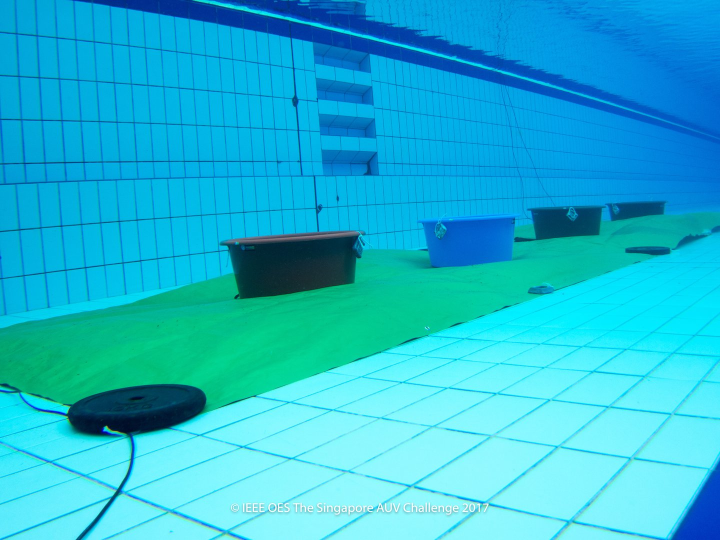
#> input picture sample_images/A4.jpg, 1440 x 1080 px, found by its file name (shown at 1/2 size)
$ python analyse.py
#> lines starting #> are read from the running program, lines starting #| are printed output that depends on the picture; after the words box and inside, x2 and y2 are one past the last pixel; in counts of white or black regions, pixels touching at a corner belong together
import cv2
import numpy as np
from matplotlib import pyplot as plt

img = cv2.imread('A4.jpg')
#> img is the input picture: shape (1080, 1440, 3); mean B, G, R 212.6, 184.1, 34.4
row,col,p = img.shape
#> row = 1080; col = 1440; p = 3

print(img.shape)
#| (1080, 1440, 3)

img = cv2.resize(img,(int(col/4),int(row/4)))
#> img: shape (270, 360, 3)
row,col,p = img.shape
#> row = 270; col = 360

print(type(img))
#| <class 'numpy.ndarray'>

b,g,r = cv2.split(img)
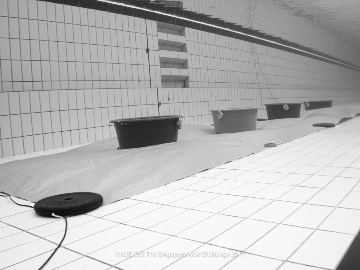
#> g: shape (270, 360); min 8, max 255, mean 184.2
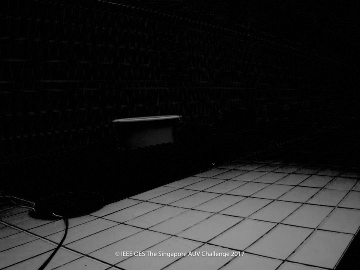
#> r: shape (270, 360); min 0, max 242, mean 34.5

print(type(b))
#| <class 'numpy.ndarray'>

img1 = cv2.merge((b,g,r))

print(type(img1))
#| <class 'numpy.ndarray'>

def nothing(x):
	pass

cv2.namedWindow('track',cv2.WINDOW_NORMAL)
cv2.namedWindow('track_',cv2.WINDOW_NORMAL)

cv2.createTrackbar('bt','track',0,255,nothing)
#> slider 'bt' is set to 85
cv2.createTrackbar('gt','track',0,255,nothing)
#> slider 'gt' is set to 85
cv2.createTrackbar('rt','track',0,255,nothing)
#> slider 'rt' is set to 85
cv2.createTrackbar('lh','track_',0,180,nothing)
#> slider 'lh' is set to 36
cv2.createTrackbar('uh','track_',0,180,nothing)
#> slider 'uh' is set to 180
cv2.createTrackbar('ls','track_',0,255,nothing)
#> slider 'ls' is set to 51
cv2.createTrackbar('us','track_',0,255,nothing)
#> slider 'us' is set to 255
cv2.createTrackbar('lv','track_',0,255,nothing)
#> slider 'lv' is set to 51
cv2.createTrackbar('uv','track_',0,255,nothing)
#> slider 'uv' is set to 255

while(True):

	bt = cv2.getTrackbarPos('bt','track')
	gt = cv2.getTrackbarPos('gt','track')
	rt = cv2.getTrackbarPos('rt','track')

	lh = cv2.getTrackbarPos('lh','track_')
	uh = cv2.getTrackbarPos('uh','track_')
	ls = cv2.getTrackbarPos('ls','track_')
	us = cv2.getTrackbarPos('us','track_')
	lv = cv2.getTrackbarPos('lv','track_')
	uv = cv2.getTrackbarPos('uv','track_')

	'''
	b_ = b*(10/100)
	#b_ = b_.astype(int)
	g_ = g*(100/100)
	#g_ = g_.astype(np.ndarray)
	r_ = r*1

	cv2.imshow('blue',b_)
	cv2.imshow('gren',g_)
	cv2.imshow('red',r_)

	mg = cv2.merge((b_,g_,r_))


	img_ = np.zeros((row,col,3),np.uint8)
	print(img_.shape)

	for i in range(row):
		for j in range(col):

			img_[i,j,0] = int(img[i,j,0]*bt/100)
			img_[i,j,1] = int(img[i,j,1]*gt/100)
			img_[i,j,2] = int(img[i,j,2]*rt/100)
	'''

	b_ = b-bt
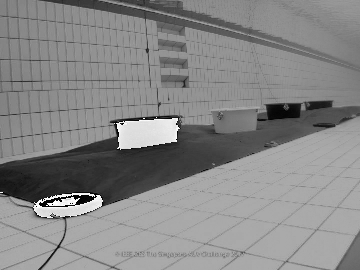
#> b_: shape (270, 360); min 0, max 255, mean 134.5
	g_ = g-gt
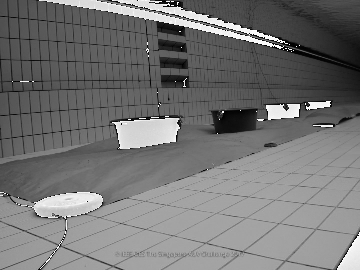
#> g_: shape (270, 360); min 0, max 255, mean 116.6
	r_ = r+rt
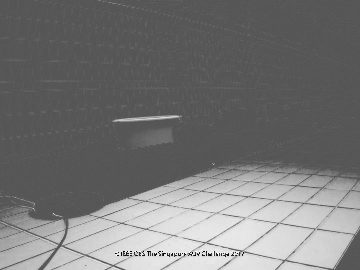
#> r_: shape (270, 360); min 0, max 255, mean 118.9

	img_ = cv2.merge((b_,g_,r_))
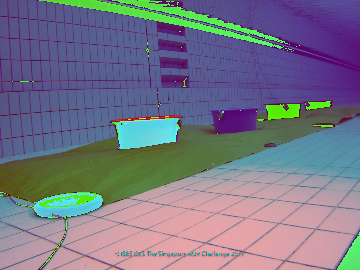
#> img_: shape (270, 360, 3); mean B, G, R 134.5, 116.6, 118.9

	hsv = cv2.cvtColor(img_,cv2.COLOR_BGR2HSV)
#> hsv: shape (270, 360, 3); mean H, S, V 117.6, 106.4, 158.4
	low = np.array([lh,ls,lv], np.uint8)
	high = np.array([uh,us,uv], np.uint8)

	mask = cv2.inRange(hsv,low,high)
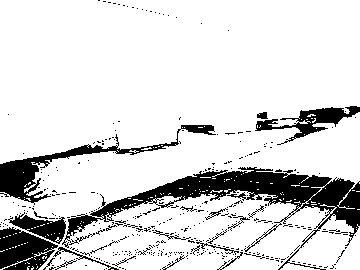
#> mask: shape (270, 360); 84.7% white; 391 black regions (367 under 20 px), largest, box (x1, y1, x2, y2) and area: (62, 167, 360, 270) 6897, (0, 125, 216, 205) 2386, (0, 227, 58, 270) 1664

	cv2.imshow('mask',mask)

	cv2.imshow('cvt',img_)

	if cv2.waitKey(30) & 0xFF == 27:
#> (key Esc is pressed here)
		break

cv2.waitKey(0)
cv2.destroyAllWindows()

$ run again, with sample_images/A1.jpg copied over sample_images/A4.jpg
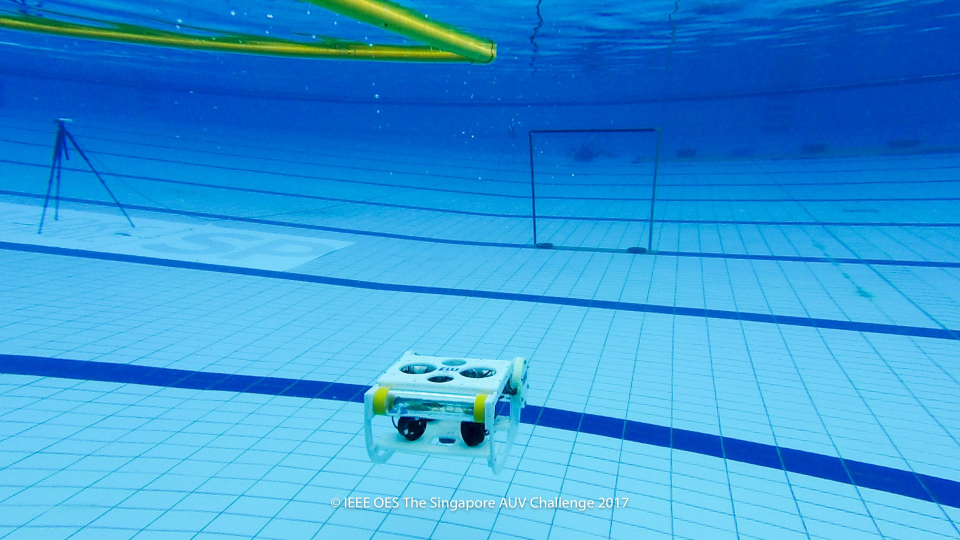
#> input picture sample_images/A1.jpg, 1920 x 1080 px, found by its file name (shown at 1/2 size)
#> img is the input picture: shape (1080, 1920, 3); mean B, G, R 216.4, 153.6, 54.1
#| (1080, 1920, 3)
#> img: shape (270, 480, 3)
#| <class 'numpy.ndarray'>
#| <class 'numpy.ndarray'>
#| <class 'numpy.ndarray'>
#> `img_ = cv2.merge((b_,g_,r_))`:
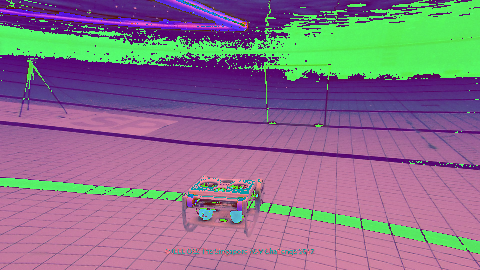
#> img_: shape (270, 480, 3); mean B, G, R 137.1, 114.9, 137.7
#> hsv: shape (270, 480, 3); mean H, S, V 135.8, 136, 178
#> `mask = cv2.inRange(hsv,low,high)`:
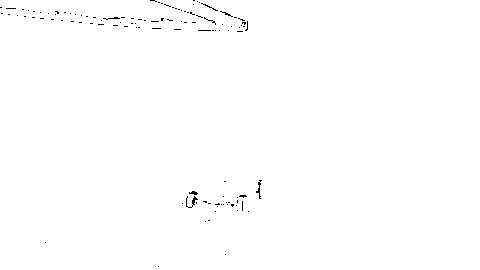
#> mask: shape (270, 480); 99.6% white; black in thin lines or dots, all inside (x1, y1, x2, y2) = (0, 0, 262, 267)
